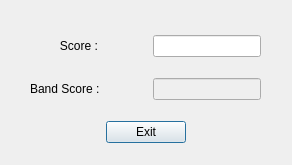
<ui version="4.0" >
 <author>Wenbin Wu</author>
 <class>CalDialog</class>
 <widget class="QDialog" name="CalDialog" >
  <property name="enabled" >
   <bool>true</bool>
  </property>
  <property name="geometry" >
   <rect>
    <x>0</x>
    <y>0</y>
    <width>292</width>
    <height>165</height>
   </rect>
  </property>
  <property name="windowTitle" >
   <string>IELTS Calculator</string>
  </property>
  <property name="windowIcon" >
   <iconset>
    <normaloff>icon.ico</normaloff>icon.ico</iconset>
  </property>
  <widget class="QWidget" name="verticalLayoutWidget" >
   <property name="geometry" >
    <rect>
     <x>30</x>
     <y>20</y>
     <width>231</width>
     <height>141</height>
    </rect>
   </property>
   <layout class="QVBoxLayout" name="verticalLayout" >
    <item>
     <layout class="QHBoxLayout" name="horizontalLayout" >
      <item>
       <widget class="QLabel" name="labelInput" >
        <property name="text" >
         <string>         Score :</string>
        </property>
       </widget>
      </item>
      <item>
       <spacer name="horizontalSpacer" >
        <property name="orientation" >
         <enum>Qt::Horizontal</enum>
        </property>
        <property name="sizeHint" stdset="0" >
         <size>
          <width>40</width>
          <height>20</height>
         </size>
        </property>
       </spacer>
      </item>
      <item>
       <widget class="QLineEdit" name="txtInput" >
        <property name="enabled" >
         <bool>true</bool>
        </property>
        <property name="sizePolicy" >
         <sizepolicy vsizetype="Fixed" hsizetype="Fixed" >
          <horstretch>100</horstretch>
          <verstretch>0</verstretch>
         </sizepolicy>
        </property>
        <property name="minimumSize" >
         <size>
          <width>100</width>
          <height>20</height>
         </size>
        </property>
        <property name="sizeIncrement" >
         <size>
          <width>10</width>
          <height>10</height>
         </size>
        </property>
        <property name="baseSize" >
         <size>
          <width>100</width>
          <height>0</height>
         </size>
        </property>
        <property name="maxLength" >
         <number>2</number>
        </property>
       </widget>
      </item>
     </layout>
    </item>
    <item>
     <layout class="QHBoxLayout" name="horizontalLayout_2" >
      <item>
       <widget class="QLabel" name="labelOutput" >
        <property name="text" >
         <string>Band Score :</string>
        </property>
       </widget>
      </item>
      <item>
       <spacer name="horizontalSpacer_2" >
        <property name="orientation" >
         <enum>Qt::Horizontal</enum>
        </property>
        <property name="sizeHint" stdset="0" >
         <size>
          <width>40</width>
          <height>20</height>
         </size>
        </property>
       </spacer>
      </item>
      <item>
       <widget class="QLineEdit" name="txtOutput" >
        <property name="enabled" >
         <bool>false</bool>
        </property>
        <property name="sizePolicy" >
         <sizepolicy vsizetype="Fixed" hsizetype="Fixed" >
          <horstretch>100</horstretch>
          <verstretch>0</verstretch>
         </sizepolicy>
        </property>
        <property name="minimumSize" >
         <size>
          <width>100</width>
          <height>20</height>
         </size>
        </property>
       </widget>
      </item>
     </layout>
    </item>
    <item>
     <layout class="QHBoxLayout" name="horizontalLayout_3" >
      <item>
       <spacer name="horizontalSpacer_4" >
        <property name="orientation" >
         <enum>Qt::Horizontal</enum>
        </property>
        <property name="sizeHint" stdset="0" >
         <size>
          <width>40</width>
          <height>20</height>
         </size>
        </property>
       </spacer>
      </item>
      <item>
       <widget class="QPushButton" name="btnExit" >
        <property name="text" >
         <string>Exit</string>
        </property>
       </widget>
      </item>
      <item>
       <spacer name="horizontalSpacer_3" >
        <property name="orientation" >
         <enum>Qt::Horizontal</enum>
        </property>
        <property name="sizeHint" stdset="0" >
         <size>
          <width>40</width>
          <height>20</height>
         </size>
        </property>
       </spacer>
      </item>
     </layout>
    </item>
   </layout>
  </widget>
 </widget>
 <resources/>
 <connections>
  <connection>
   <sender>btnExit</sender>
   <signal>clicked()</signal>
   <receiver>CalDialog</receiver>
   <slot>close()</slot>
   <hints>
    <hint type="sourcelabel" >
     <x>145</x>
     <y>138</y>
    </hint>
    <hint type="destinationlabel" >
     <x>145</x>
     <y>90</y>
    </hint>
   </hints>
  </connection>
 </connections>
 <slots>
  <slot>calculate()</slot>
 </slots>
</ui>
